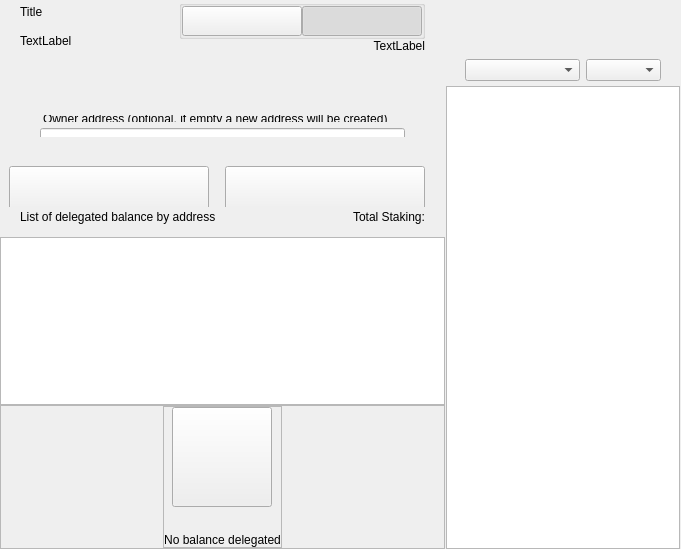
<?xml version="1.0" encoding="UTF-8"?>
<ui version="4.0">
 <class>ColdStakingWidget</class>
 <widget class="QWidget" name="ColdStakingWidget">
  <property name="geometry">
   <rect>
    <x>0</x>
    <y>0</y>
    <width>629</width>
    <height>549</height>
   </rect>
  </property>
  <property name="windowTitle">
   <string>Form</string>
  </property>
  <layout class="QHBoxLayout" name="horizontalLayout_1" stretch="2,1">
   <property name="spacing">
    <number>0</number>
   </property>
   <property name="leftMargin">
    <number>0</number>
   </property>
   <property name="topMargin">
    <number>0</number>
   </property>
   <property name="rightMargin">
    <number>0</number>
   </property>
   <property name="bottomMargin">
    <number>0</number>
   </property>
   <item>
    <widget class="QWidget" name="left" native="true">
     <layout class="QVBoxLayout" name="verticalLayout_3">
      <property name="leftMargin">
       <number>0</number>
      </property>
      <property name="topMargin">
       <number>0</number>
      </property>
      <property name="rightMargin">
       <number>0</number>
      </property>
      <property name="bottomMargin">
       <number>0</number>
      </property>
      <item>
       <layout class="QVBoxLayout" name="verticalLayout_2">
        <property name="spacing">
         <number>0</number>
        </property>
        <item>
         <layout class="QVBoxLayout" name="verticalLayoutTop">
          <property name="spacing">
           <number>0</number>
          </property>
          <property name="leftMargin">
           <number>20</number>
          </property>
          <property name="rightMargin">
           <number>20</number>
          </property>
          <item>
           <widget class="QWidget" name="containerTitle" native="true">
            <property name="sizePolicy">
             <sizepolicy hsizetype="Preferred" vsizetype="Minimum">
              <horstretch>0</horstretch>
              <verstretch>0</verstretch>
             </sizepolicy>
            </property>
            <property name="maximumSize">
             <size>
              <width>16777215</width>
              <height>100</height>
             </size>
            </property>
            <layout class="QHBoxLayout" name="containerTitleLayout">
             <property name="spacing">
              <number>0</number>
             </property>
             <property name="leftMargin">
              <number>0</number>
             </property>
             <property name="topMargin">
              <number>0</number>
             </property>
             <property name="rightMargin">
              <number>0</number>
             </property>
             <property name="bottomMargin">
              <number>0</number>
             </property>
             <item>
              <layout class="QVBoxLayout" name="verticalLayout11">
               <property name="spacing">
                <number>5</number>
               </property>
               <item>
                <widget class="QLabel" name="labelTitle">
                 <property name="text">
                  <string>Title</string>
                 </property>
                </widget>
               </item>
               <item>
                <widget class="QLabel" name="labelSubtitle1">
                 <property name="maximumSize">
                  <size>
                   <width>16777215</width>
                   <height>16777215</height>
                  </size>
                 </property>
                 <property name="text">
                  <string>TextLabel</string>
                 </property>
                </widget>
               </item>
              </layout>
             </item>
             <item>
              <spacer name="horizontalSpacer">
               <property name="orientation">
                <enum>Qt::Horizontal</enum>
               </property>
               <property name="sizeHint" stdset="0">
                <size>
                 <width>40</width>
                 <height>20</height>
                </size>
               </property>
              </spacer>
             </item>
             <item>
              <widget class="QWidget" name="containerViewPrivacyChecks" native="true">
               <layout class="QVBoxLayout" name="containerPrivacyChecks">
                <property name="spacing">
                 <number>0</number>
                </property>
                <property name="leftMargin">
                 <number>0</number>
                </property>
                <property name="topMargin">
                 <number>0</number>
                </property>
                <property name="rightMargin">
                 <number>0</number>
                </property>
                <property name="bottomMargin">
                 <number>0</number>
                </property>
                <item alignment="Qt::AlignHCenter|Qt::AlignVCenter">
                 <widget class="QGroupBox" name="groupBox">
                  <property name="title">
                   <string/>
                  </property>
                  <layout class="QHBoxLayout" name="horizontalLayout_2_1">
                   <property name="spacing">
                    <number>0</number>
                   </property>
                   <property name="leftMargin">
                    <number>0</number>
                   </property>
                   <property name="topMargin">
                    <number>0</number>
                   </property>
                   <property name="rightMargin">
                    <number>0</number>
                   </property>
                   <property name="bottomMargin">
                    <number>0</number>
                   </property>
                   <item>
                    <widget class="QPushButton" name="pushLeft">
                     <property name="minimumSize">
                      <size>
                       <width>120</width>
                       <height>30</height>
                      </size>
                     </property>
                     <property name="maximumSize">
                      <size>
                       <width>120</width>
                       <height>30</height>
                      </size>
                     </property>
                     <property name="focusPolicy">
                      <enum>Qt::NoFocus</enum>
                     </property>
                     <property name="text">
                      <string/>
                     </property>
                     <property name="checkable">
                      <bool>true</bool>
                     </property>
                     <property name="autoExclusive">
                      <bool>true</bool>
                     </property>
                    </widget>
                   </item>
                   <item>
                    <widget class="QPushButton" name="pushRight">
                     <property name="minimumSize">
                      <size>
                       <width>120</width>
                       <height>30</height>
                      </size>
                     </property>
                     <property name="maximumSize">
                      <size>
                       <width>120</width>
                       <height>30</height>
                      </size>
                     </property>
                     <property name="focusPolicy">
                      <enum>Qt::NoFocus</enum>
                     </property>
                     <property name="text">
                      <string/>
                     </property>
                     <property name="checkable">
                      <bool>true</bool>
                     </property>
                     <property name="checked">
                      <bool>true</bool>
                     </property>
                     <property name="autoExclusive">
                      <bool>true</bool>
                     </property>
                    </widget>
                   </item>
                  </layout>
                 </widget>
                </item>
                <item alignment="Qt::AlignTop">
                 <widget class="QLabel" name="labelSubtitle2">
                  <property name="text">
                   <string>TextLabel</string>
                  </property>
                  <property name="alignment">
                   <set>Qt::AlignRight|Qt::AlignTrailing|Qt::AlignVCenter</set>
                  </property>
                 </widget>
                </item>
               </layout>
              </widget>
             </item>
            </layout>
           </widget>
          </item>
          <item>
           <spacer name="verticalSpacer_2">
            <property name="orientation">
             <enum>Qt::Vertical</enum>
            </property>
            <property name="sizeType">
             <enum>QSizePolicy::Fixed</enum>
            </property>
            <property name="sizeHint" stdset="0">
             <size>
              <width>20</width>
              <height>30</height>
             </size>
            </property>
           </spacer>
          </item>
          <item>
           <widget class="QWidget" name="containerSend" native="true">
            <property name="minimumSize">
             <size>
              <width>0</width>
              <height>50</height>
             </size>
            </property>
            <layout class="QVBoxLayout" name="containerSendRow">
             <property name="spacing">
              <number>6</number>
             </property>
             <property name="leftMargin">
              <number>0</number>
             </property>
             <property name="topMargin">
              <number>0</number>
             </property>
             <property name="rightMargin">
              <number>0</number>
             </property>
             <property name="bottomMargin">
              <number>0</number>
             </property>
             <item>
              <widget class="QLabel" name="labelEditTitle">
               <property name="maximumSize">
                <size>
                 <width>16777215</width>
                 <height>30</height>
                </size>
               </property>
               <property name="styleSheet">
                <string notr="true">padding-left:20px; padding-bottom:3px;</string>
               </property>
               <property name="text">
                <string/>
               </property>
              </widget>
             </item>
             <item>
              <spacer name="verticalSpacer_6">
               <property name="orientation">
                <enum>Qt::Vertical</enum>
               </property>
               <property name="sizeType">
                <enum>QSizePolicy::Fixed</enum>
               </property>
               <property name="sizeHint" stdset="0">
                <size>
                 <width>20</width>
                 <height>9</height>
                </size>
               </property>
              </spacer>
             </item>
             <item>
              <widget class="QWidget" name="containerOwner" native="true">
               <layout class="QVBoxLayout" name="vContainerOwner">
                <property name="spacing">
                 <number>4</number>
                </property>
                <property name="leftMargin">
                 <number>20</number>
                </property>
                <property name="topMargin">
                 <number>0</number>
                </property>
                <property name="rightMargin">
                 <number>20</number>
                </property>
                <property name="bottomMargin">
                 <number>0</number>
                </property>
                <item>
                 <widget class="QLabel" name="labelSubtitleDescription">
                  <property name="maximumSize">
                   <size>
                    <width>16777215</width>
                    <height>20</height>
                   </size>
                  </property>
                  <property name="styleSheet">
                   <string notr="true">margin-bottom:2px;
                   margin-left:0.05px;
                   padding:0px;</string>
                  </property>
                  <property name="text">
                   <string>Owner address (optional, if empty a new address will be created)</string>
                  </property>
                 </widget>
                </item>
                <item>
                 <widget class="QLineEdit" name="lineEditOwnerAddress">
                  <property name="minimumSize">
                   <size>
                    <width>0</width>
                    <height>50</height>
                   </size>
                  </property>
                  <property name="maximumSize">
                   <size>
                    <width>16777215</width>
                    <height>50</height>
                   </size>
                  </property>
                  <property name="styleSheet">
                   <string notr="true"/>
                  </property>
                 </widget>
                </item>
               </layout>
              </widget>
             </item>
            </layout>
           </widget>
          </item>
         </layout>
        </item>
        <item>
         <spacer name="verticalSpacer_3">
          <property name="orientation">
           <enum>Qt::Vertical</enum>
          </property>
          <property name="sizeType">
           <enum>QSizePolicy::Minimum</enum>
          </property>
          <property name="sizeHint" stdset="0">
           <size>
            <width>20</width>
            <height>20</height>
           </size>
          </property>
         </spacer>
        </item>
        <item>
         <widget class="QWidget" name="containerBtn" native="true">
          <property name="minimumSize">
           <size>
            <width>0</width>
            <height>50</height>
           </size>
          </property>
          <layout class="QHBoxLayout" name="horizontalLayout">
           <property name="rightMargin">
            <number>20</number>
           </property>
           <item>
            <spacer name="horizontalSpacer_2">
             <property name="orientation">
              <enum>Qt::Horizontal</enum>
             </property>
             <property name="sizeHint" stdset="0">
              <size>
               <width>200</width>
               <height>20</height>
              </size>
             </property>
            </spacer>
           </item>
           <item>
            <layout class="QHBoxLayout" name="horizontalLayout_7">
             <item>
              <spacer name="horizontalSpacer_3">
               <property name="orientation">
                <enum>Qt::Horizontal</enum>
               </property>
               <property name="sizeType">
                <enum>QSizePolicy::Expanding</enum>
               </property>
               <property name="sizeHint" stdset="0">
                <size>
                 <width>40</width>
                 <height>20</height>
                </size>
               </property>
              </spacer>
             </item>
             <item>
              <widget class="QPushButton" name="pushButtonClear">
               <property name="minimumSize">
                <size>
                 <width>200</width>
                 <height>50</height>
                </size>
               </property>
               <property name="focusPolicy">
                <enum>Qt::NoFocus</enum>
               </property>
               <property name="text">
                <string/>
               </property>
              </widget>
             </item>
             <item>
              <spacer name="horizontalSpacer_4">
               <property name="orientation">
                <enum>Qt::Horizontal</enum>
               </property>
               <property name="sizeType">
                <enum>QSizePolicy::Fixed</enum>
               </property>
               <property name="sizeHint" stdset="0">
                <size>
                 <width>10</width>
                 <height>20</height>
                </size>
               </property>
              </spacer>
             </item>
             <item>
              <widget class="QPushButton" name="pushButtonSend">
               <property name="minimumSize">
                <size>
                 <width>200</width>
                 <height>50</height>
                </size>
               </property>
               <property name="maximumSize">
                <size>
                 <width>200</width>
                 <height>50</height>
                </size>
               </property>
               <property name="focusPolicy">
                <enum>Qt::NoFocus</enum>
               </property>
               <property name="text">
                <string/>
               </property>
              </widget>
             </item>
            </layout>
           </item>
          </layout>
         </widget>
        </item>
        <item>
         <widget class="QWidget" name="containerHistoryLabel" native="true">
          <layout class="QHBoxLayout" name="horizontalLayout_4">
           <property name="spacing">
            <number>0</number>
           </property>
           <property name="leftMargin">
            <number>20</number>
           </property>
           <property name="topMargin">
            <number>0</number>
           </property>
           <property name="rightMargin">
            <number>20</number>
           </property>
           <property name="bottomMargin">
            <number>0</number>
           </property>
           <item>
            <widget class="QWidget" name="verticalWidget" native="true">
             <property name="minimumSize">
              <size>
               <width>100</width>
               <height>0</height>
              </size>
             </property>
             <layout class="QVBoxLayout" name="verticalLayout_58">
              <property name="leftMargin">
               <number>0</number>
              </property>
              <property name="topMargin">
               <number>0</number>
              </property>
              <property name="rightMargin">
               <number>0</number>
              </property>
              <property name="bottomMargin">
               <number>0</number>
              </property>
              <item>
               <widget class="QLabel" name="labelListHistory">
                <property name="text">
                 <string>List of delegated balance by address</string>
                </property>
               </widget>
              </item>
             </layout>
            </widget>
           </item>
           <item>
            <spacer name="horizontalSpacer_5">
             <property name="orientation">
              <enum>Qt::Horizontal</enum>
             </property>
             <property name="sizeHint" stdset="0">
              <size>
               <width>40</width>
               <height>20</height>
              </size>
             </property>
            </spacer>
           </item>
           <item>
            <widget class="QLabel" name="labelStakingTotal">
             <property name="text">
              <string>Total Staking:</string>
             </property>
            </widget>
           </item>
          </layout>
         </widget>
        </item>
        <item>
         <layout class="QVBoxLayout" name="verticalLayout_64">
          <property name="spacing">
           <number>0</number>
          </property>
          <item>
           <spacer name="verticalSpacer_44">
            <property name="orientation">
             <enum>Qt::Vertical</enum>
            </property>
            <property name="sizeType">
             <enum>QSizePolicy::Fixed</enum>
            </property>
            <property name="sizeHint" stdset="0">
             <size>
              <width>20</width>
              <height>10</height>
             </size>
            </property>
           </spacer>
          </item>
          <item>
           <widget class="QListView" name="listView">
            <property name="enabled">
             <bool>true</bool>
            </property>
            <property name="mouseTracking">
             <bool>true</bool>
            </property>
           </widget>
          </item>
          <item>
           <widget class="QFrame" name="emptyContainer">
            <property name="minimumSize">
             <size>
              <width>0</width>
              <height>100</height>
             </size>
            </property>
            <property name="frameShape">
             <enum>QFrame::StyledPanel</enum>
            </property>
            <property name="frameShadow">
             <enum>QFrame::Raised</enum>
            </property>
            <layout class="QVBoxLayout" name="verticalLayout_71" stretch="1,8">
             <property name="spacing">
              <number>0</number>
             </property>
             <property name="leftMargin">
              <number>0</number>
             </property>
             <property name="topMargin">
              <number>0</number>
             </property>
             <property name="rightMargin">
              <number>0</number>
             </property>
             <property name="bottomMargin">
              <number>0</number>
             </property>
             <item>
              <spacer name="verticalSpacer">
               <property name="orientation">
                <enum>Qt::Vertical</enum>
               </property>
               <property name="sizeHint" stdset="0">
                <size>
                 <width>20</width>
                 <height>20</height>
                </size>
               </property>
              </spacer>
             </item>
             <item alignment="Qt::AlignHCenter|Qt::AlignVCenter">
              <widget class="QFrame" name="emptyScreen">
               <property name="sizePolicy">
                <sizepolicy hsizetype="Expanding" vsizetype="Expanding">
                 <horstretch>0</horstretch>
                 <verstretch>0</verstretch>
                </sizepolicy>
               </property>
               <property name="frameShape">
                <enum>QFrame::StyledPanel</enum>
               </property>
               <property name="frameShadow">
                <enum>QFrame::Raised</enum>
               </property>
               <layout class="QVBoxLayout" name="verticalLayout">
                <property name="spacing">
                 <number>30</number>
                </property>
                <property name="leftMargin">
                 <number>0</number>
                </property>
                <property name="topMargin">
                 <number>0</number>
                </property>
                <property name="rightMargin">
                 <number>0</number>
                </property>
                <property name="bottomMargin">
                 <number>0</number>
                </property>
                <item alignment="Qt::AlignHCenter|Qt::AlignVCenter">
                 <widget class="QPushButton" name="pushImgEmpty">
                  <property name="minimumSize">
                   <size>
                    <width>100</width>
                    <height>100</height>
                   </size>
                  </property>
                  <property name="maximumSize">
                   <size>
                    <width>100</width>
                    <height>100</height>
                   </size>
                  </property>
                  <property name="focusPolicy">
                   <enum>Qt::NoFocus</enum>
                  </property>
                  <property name="text">
                   <string/>
                  </property>
                  <property name="iconSize">
                   <size>
                    <width>100</width>
                    <height>100</height>
                   </size>
                  </property>
                 </widget>
                </item>
                <item alignment="Qt::AlignHCenter|Qt::AlignVCenter">
                 <widget class="QLabel" name="labelEmpty">
                  <property name="styleSheet">
                   <string notr="true"/>
                  </property>
                  <property name="text">
                   <string>No balance delegated</string>
                  </property>
                  <property name="alignment">
                   <set>Qt::AlignCenter</set>
                  </property>
                 </widget>
                </item>
               </layout>
              </widget>
             </item>
            </layout>
           </widget>
          </item>
         </layout>
        </item>
       </layout>
      </item>
     </layout>
    </widget>
   </item>
   <item>
    <widget class="QWidget" name="right" native="true">
     <layout class="QVBoxLayout" name="rightContainer">
      <property name="spacing">
       <number>0</number>
      </property>
      <property name="leftMargin">
       <number>1</number>
      </property>
      <property name="topMargin">
       <number>0</number>
      </property>
      <property name="rightMargin">
       <number>1</number>
      </property>
      <property name="bottomMargin">
       <number>0</number>
      </property>
      <item>
       <widget class="QWidget" name="containerRightButtons" native="true">
        <property name="minimumSize">
         <size>
          <width>0</width>
          <height>50</height>
         </size>
        </property>
        <layout class="QVBoxLayout" name="verticalLayout_4">
         <property name="leftMargin">
          <number>19</number>
         </property>
         <property name="topMargin">
          <number>0</number>
         </property>
         <property name="rightMargin">
          <number>19</number>
         </property>
         <property name="bottomMargin">
          <number>0</number>
         </property>
         <item>
          <widget class="OptionButton" name="btnCoinControl" native="true">
           <property name="minimumSize">
            <size>
             <width>0</width>
             <height>0</height>
            </size>
           </property>
          </widget>
         </item>
         <item>
          <widget class="OptionButton" name="btnColdStaking" native="true"/>
         </item>
         <item>
          <widget class="OptionButton" name="btnMyStakingAddresses" native="true">
           <property name="sizePolicy">
            <sizepolicy hsizetype="Preferred" vsizetype="Minimum">
             <horstretch>0</horstretch>
             <verstretch>0</verstretch>
            </sizepolicy>
           </property>
          </widget>
         </item>
        </layout>
       </widget>
      </item>
      <item>
       <widget class="QWidget" name="sortWidget" native="true">
        <layout class="QHBoxLayout" name="horizontalLayout_6">
         <property name="leftMargin">
          <number>19</number>
         </property>
         <property name="rightMargin">
          <number>19</number>
         </property>
         <property name="bottomMargin">
          <number>5</number>
         </property>
         <item>
          <spacer name="horizontalSpacer_6">
           <property name="orientation">
            <enum>Qt::Horizontal</enum>
           </property>
           <property name="sizeHint" stdset="0">
            <size>
             <width>40</width>
             <height>20</height>
            </size>
           </property>
          </spacer>
         </item>
         <item>
          <widget class="QComboBox" name="comboBoxSort">
           <property name="sizePolicy">
            <sizepolicy hsizetype="Preferred" vsizetype="Fixed">
             <horstretch>0</horstretch>
             <verstretch>0</verstretch>
            </sizepolicy>
           </property>
           <property name="minimumSize">
            <size>
             <width>115</width>
             <height>0</height>
            </size>
           </property>
          </widget>
         </item>
         <item>
          <widget class="QComboBox" name="comboBoxSortOrder">
           <property name="sizePolicy">
            <sizepolicy hsizetype="Preferred" vsizetype="Fixed">
             <horstretch>0</horstretch>
             <verstretch>0</verstretch>
            </sizepolicy>
           </property>
           <property name="minimumSize">
            <size>
             <width>75</width>
             <height>0</height>
            </size>
           </property>
          </widget>
         </item>
        </layout>
       </widget>
      </item>
      <item>
       <widget class="QListView" name="listViewStakingAddress">
        <property name="enabled">
         <bool>true</bool>
        </property>
        <property name="mouseTracking">
         <bool>true</bool>
        </property>
       </widget>
      </item>
     </layout>
    </widget>
   </item>
  </layout>
 </widget>
 <customwidgets>
  <customwidget>
   <class>OptionButton</class>
   <extends>QWidget</extends>
   <header>qt/digiwage/optionbutton.h</header>
   <container>1</container>
  </customwidget>
 </customwidgets>
 <resources/>
 <connections/>
</ui>
